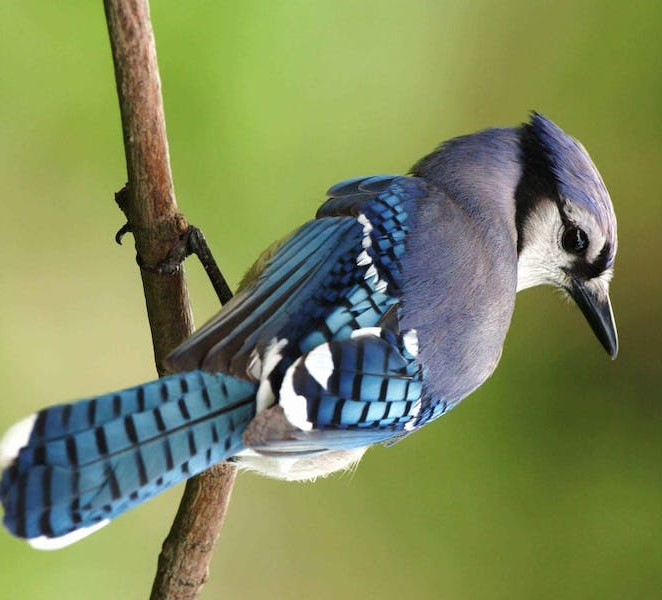
%> input picture Part 1/images/bird-blue-cristata-cyanocitta-45851.jpeg, 662 x 600 px; its folder holds only this picture in this run
$ octave Part1_CBIR.m   (GNU Octave 9; MATLAB toolbox functions it lacks are replaced by stand-ins)
%> lines starting %> are read from the running program, lines starting %| are printed output that depends on the picture
originalFolder = 'images';
preprocessedFolder = 'preprocessed images';

% Create the "preprocessed images" folder if it doesn't exist
if ~exist(preprocessedFolder, 'dir')
    mkdir(preprocessedFolder);
end

% Get the list of the names of the image files with jpeg extension
ImageList = dir(fullfile('images', '*.jpeg'));

for i = 1:length(ImageList)
    currentImagePath = fullfile(originalFolder, ImageList(i).name);
    Original_Image = imread(currentImagePath);
%> Original_Image is the input picture: size 600x662x3 uint8; mean R, G, B 126.3, 138.3, 89.6

    % Resizing the image to 500x500 pixels
    resizedImage = imresize(Original_Image, [500, 500]);
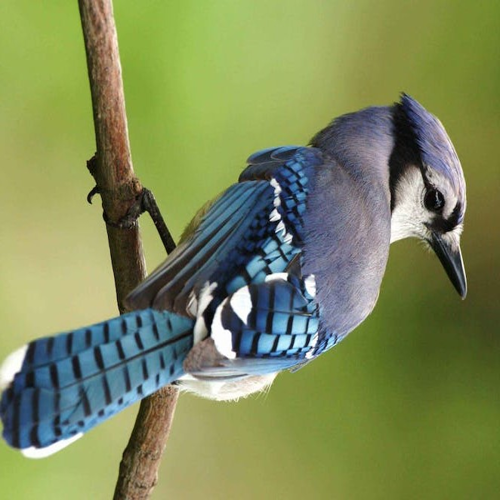
%> resizedImage: size 500x500x3 uint8; mean R, G, B 126.3, 138.3, 89.6

    % Opening an interactive window to rotate the image
    figure(1);
    imshow(resizedImage);
    title('Resized image');
    %Prompt user to enter the roation angle
    rotationAngle = input('Enter rotation angle (in degrees): ');
%> the answer given: 30
    rotatedImage = imrotate(resizedImage, rotationAngle);
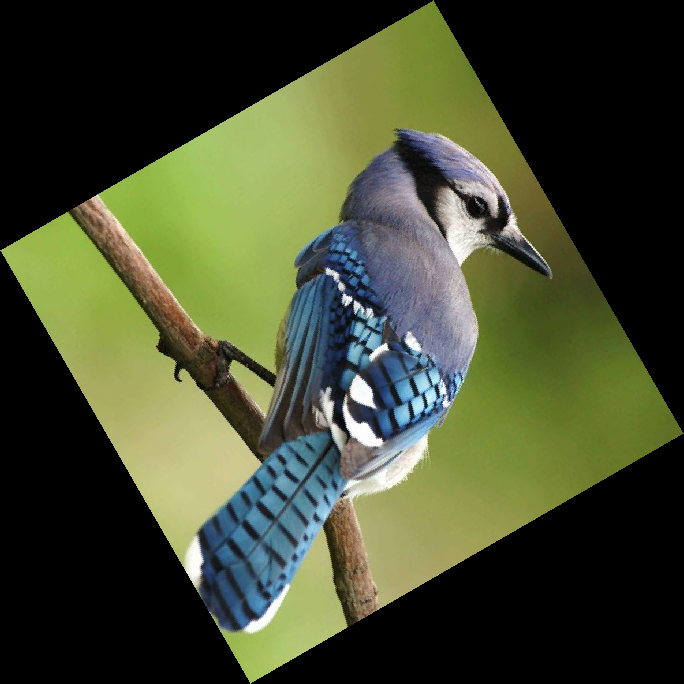
%> rotatedImage: size 684x684x3 uint8; mean R, G, B 67.5, 73.9, 47.9
    close;

    % Reduce the noise of the image using a Gaussian Filter
    denoised = imgaussfilt(rotatedImage, 3);
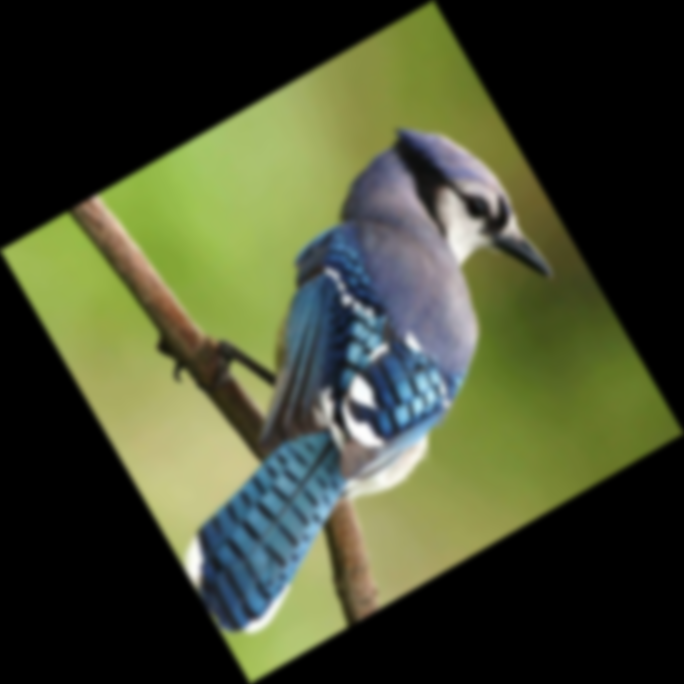
%> denoised: size 684x684x3 uint8; mean R, G, B 67.5, 73.9, 47.9; mean of the top-left, top-right, bottom-left and bottom-right quarters 70.4, 54.8, 65.6, 61.4

    %For the preprocessed image generate a new image, and save the
    ...preprocessed image in 'preprocessed images' folder
    outputFileName = sprintf('image_%d.jpeg', i);
    outputFilePath = fullfile(preprocessedFolder, outputFileName);
    imwrite(denoised, outputFilePath);
end

$ run again, on Part 1/images/bull-landscape-nature-mammal-144234.jpeg
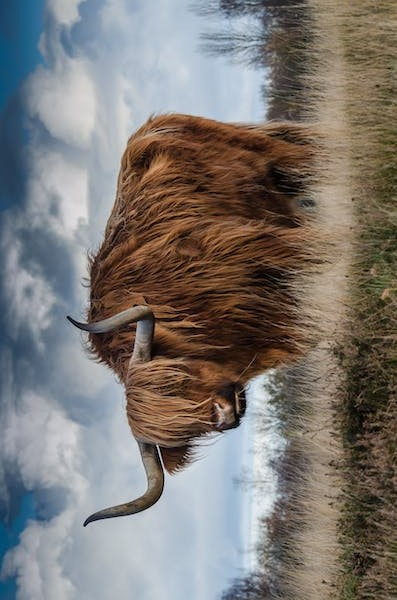
%> input picture Part 1/images/bull-landscape-nature-mammal-144234.jpeg, 397 x 600 px
%> Original_Image is the input picture: size 600x397x3 uint8; mean R, G, B 124, 119.4, 115.5
%> `resizedImage = imresize(Original_Image, [500, 500]);`:
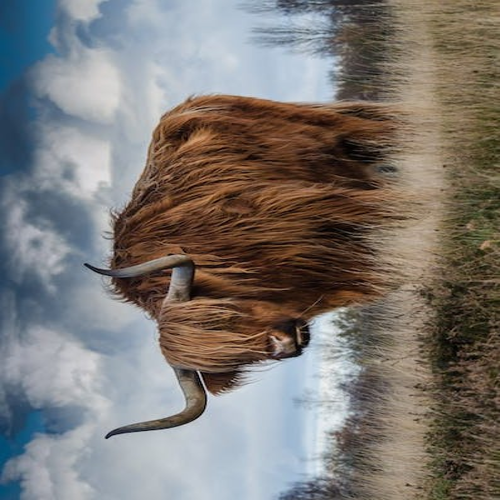
%> resizedImage: size 500x500x3 uint8; mean R, G, B 124, 119.4, 115.5
%> `denoised = imgaussfilt(rotatedImage, 3);`:
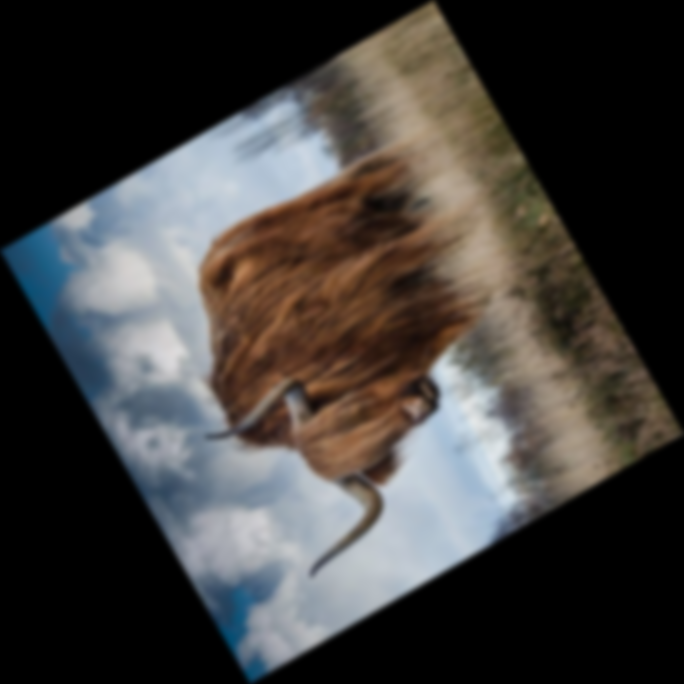
%> denoised: size 684x684x3 uint8; mean R, G, B 66.3, 63.8, 61.7; mean of the top-left, top-right, bottom-left and bottom-right quarters 71.3, 46.7, 68, 69.6

$ run again, on Part 1/images/duckling-birds-yellow-fluffy-162140.jpeg
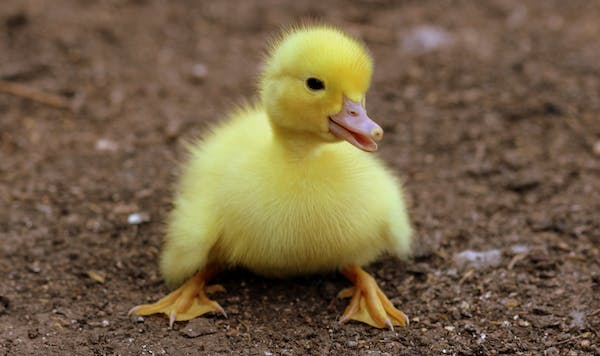
%> input picture Part 1/images/duckling-birds-yellow-fluffy-162140.jpeg, 600 x 356 px
%> Original_Image is the input picture: size 356x600x3 uint8; mean R, G, B 117, 97.5, 69.9
%> `resizedImage = imresize(Original_Image, [500, 500]);`:
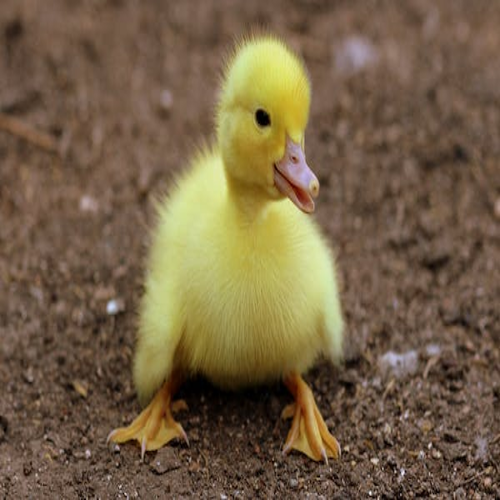
%> resizedImage: size 500x500x3 uint8; mean R, G, B 117, 97.5, 69.9
%> `denoised = imgaussfilt(rotatedImage, 3);`:
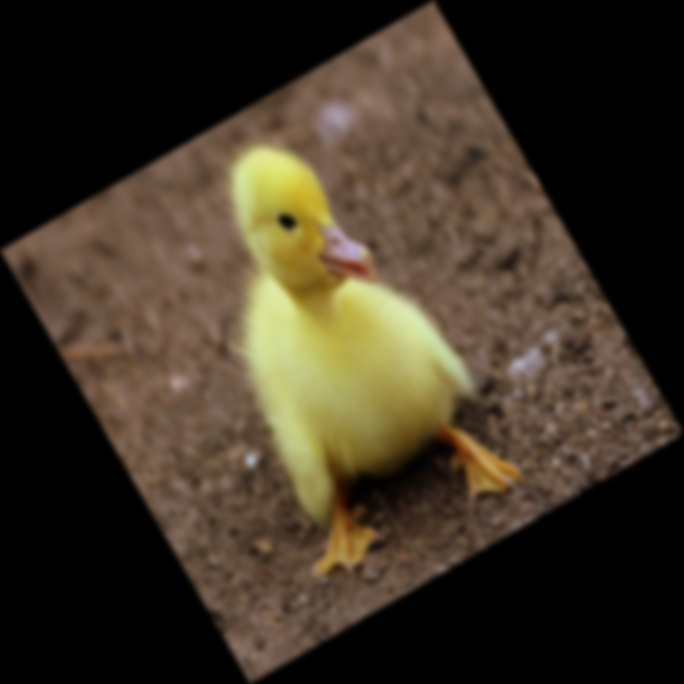
%> denoised: size 684x684x3 uint8; mean R, G, B 62.5, 52.1, 37.3; mean of the top-left, top-right, bottom-left and bottom-right quarters 57.3, 50.6, 51.5, 43.3
